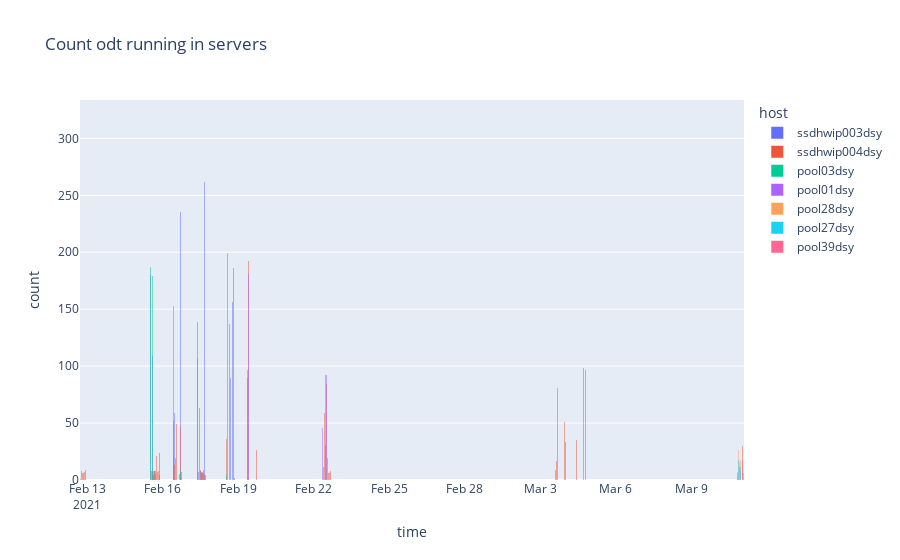

Write notebook code for a chart like this one.
### Code cell
plot_count_process_in_time_by_server(df_odtresult,name='odt')
